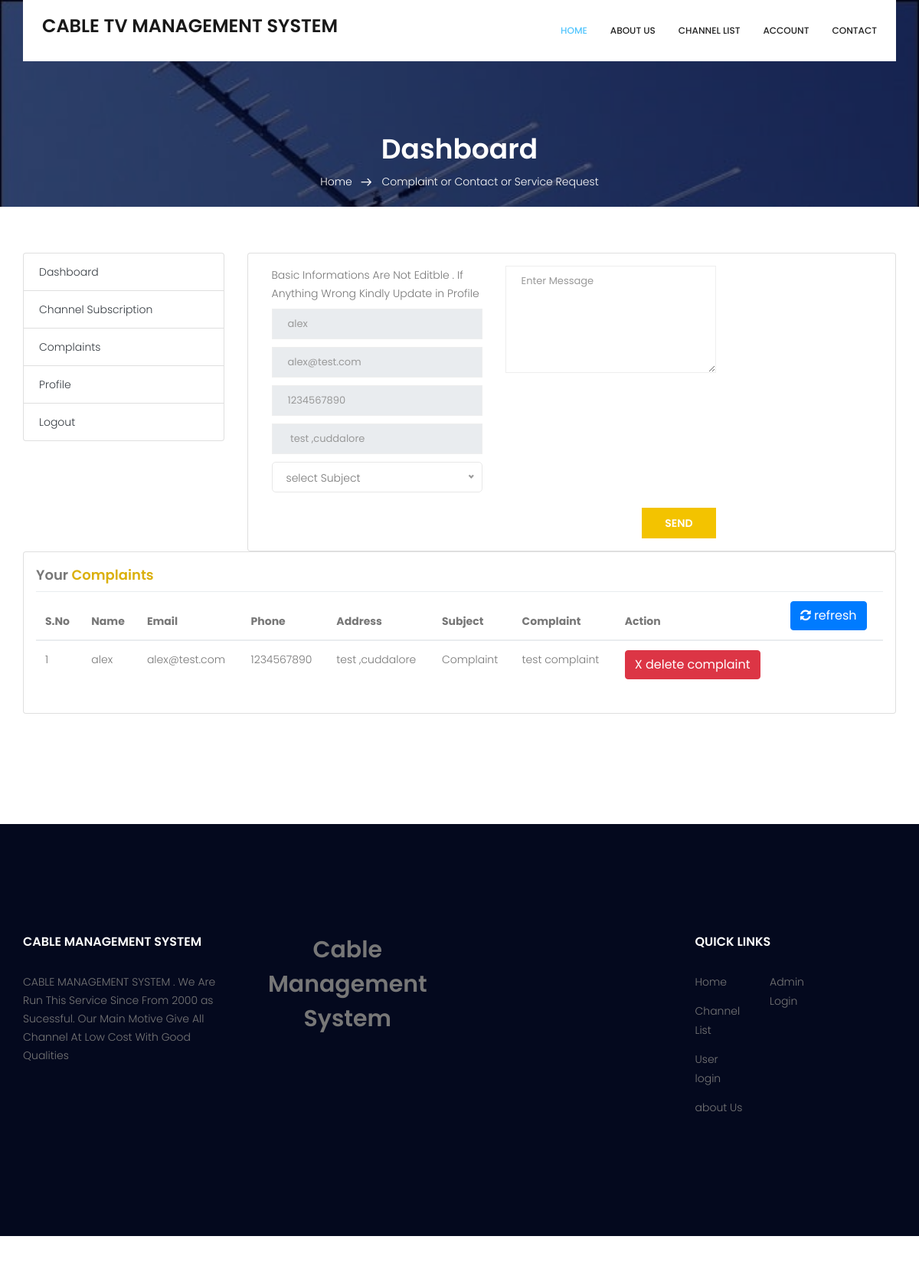
Screenshot of /complaint.php (signed in) with the database file from the repository.
### tables this page shows
CREATE TABLE `users` (
  `id` int(255) NOT NULL,
  `name` varchar(255) NOT NULL,
  `email` varchar(255) NOT NULL,
  `phone` varchar(255) NOT NULL,
  `password` varchar(255) NOT NULL,
  `created_at` timestamp NOT NULL DEFAULT CURRENT_TIMESTAMP ON UPDATE CURRENT_TIMESTAMP,
  `address` varchar(225) DEFAULT NULL
);

CREATE TABLE `complaint` (
  `id` int(11) NOT NULL,
  `name` varchar(100) NOT NULL,
  `email` varchar(100) NOT NULL,
  `mobile` bigint(20) NOT NULL,
  `subject` varchar(255) NOT NULL,
  `user_id` int(11) DEFAULT NULL,
  `address` varchar(225) DEFAULT NULL,
  `complaint` varchar(225) DEFAULT NULL
);

### complaint.php (the view, shortened to what this page needs)
<?php include("includes/header.php"); ?>
        <?php include("includes/navigation.php"); ?>
        <section class="breadcrumb_area pb-1">
            <div class="overlay bg-parallax" data-stellar-ratio="0.8" data-stellar-vertical-offset="0" data-background=""></div>
            <div class="container">
                <div class="page-cover text-center">
                    <h2 class="page-cover-tittle">Dashboard</h2>
                    <ol class="breadcrumb">
                        <li><a href="index.php">Home</a></li>
                        <li class="active"> Complaint or Contact or Service Request</li>
                    </ol>
                </div>
            </div>
        </section>
		<section class="contact_area section_gap" style="padding-top:60px;padding-bottom:60px;">
            <div class="container">
                <div class="row">
                    <div class="col-md-3">
                        <?php include("includes/sidebar.php"); ?>
                    </div>
                    <div class="col-md-9">
                        <div class="card p-3">
						 <div class="col-md-9">
                        <form class="row contact_form" action="" method="post"  >
                            <div class="col-md-6">
							<?php
    $usercomplaint = mysqli_query($connection, "SELECT * FROM users WHERE id = '" . $_SESSION['id'] . "'");
    if (mysqli_num_rows($usercomplaint) > 0) {
        while ($complaint = mysqli_fetch_array($usercomplaint)) {
            ?>		<label>Basic Informations Are Not Editble . If Anything Wrong Kindly Update in Profile</label>
                                <div class="form-group">
                                    <input type="text" class="form-control" value="<?php echo $complaint['name']; ?>"  name="name" placeholder="Enter your name" required readonly>
                                </div>
                                <div class="form-group">
                                    <input type="email" class="form-control" value="<?php echo $complaint['email']; ?>" name="email" placeholder="Enter email address"required readonly>
                                </div>
								 <div class="form-group">
                                    <input type="number" class="form-control" value="<?php echo $complaint['phone']; ?>" name="mobile" placeholder="Enter phone number"required readonly>
                                </div>
								 <div class="form-group">
                                    <input type="text" class="form-control" value="<?php echo $complaint['address']; ?>" name="address" placeholder="Enter Address"required readonly>
                                </div>
                            </div>
		<?php }
	}
		?>
                            <div class="col-md-6">
                                <div class="form-group">
                                    <textarea class="form-control" name="message"  placeholder="Enter Message"required></textarea>
                                </div>
                            </div>
                            <div class="col-md-12 text-right">
                                <button type="submit" value="submit" name="submit" class="btn theme_btn button_hover">Send </button>
                            </div>
                        </form>
                    </div>
						</div>
						</div>
						</div>
                        <div class="card p-3">
                            <h4>Your <span class="text-gold">Complaints</span></h4>
                            <div class="table-responsive">
                                <table class="table">
                                    <thead>
									 <th>S.No</th>
                                        <th>Name</th>
                                        <th>Email</th>
										<th>Phone</th>
										<th>Address</th>
                                        <th>Subject</th>
										   <th>Complaint</th>
										   <th>Action</th>
										   <th><a href="complaint.php"><button class="btn btn-primary" ><i class="fa fa-refresh" aria-hidden="true"></i>  refresh</button></a></th>
                                    </thead>
                                    <tbody>
<?php
    $usercomp = mysqli_query($connection, "SELECT * FROM complaint WHERE user_id = '" . $_SESSION['id'] . "'");
    if (mysqli_num_rows($usercomp) > 0) {
        $inc = 1;
        while ($comp = mysqli_fetch_array($usercomp)) {
            ?>
            <tr>
                <td><?php echo $inc; ?></td>
                <td><?php echo $comp['name']; ?></td>
				 <td> <?php echo $comp['email']; ?></td>
				  <td><?php echo $comp['mobile']; ?></td>
                <td><?php echo $comp['address']; ?></td>
				<td><?php echo $comp['subject']; ?></td>
				<td><?php echo $comp['complaint']; ?></td>
				<td>														<a href="complaint.php?delete=<?php echo $comp['id']; ?>" class="btn btn-danger btn-xs" onclick="return confirm('Are you sure you want to delete this?');">X delete complaint</a>
</td>
            </tr>
            <?php
            $inc++;
        }
    } else {
        echo "<tr><td>No Complaints Found!</td></tr>";
    }
?>
                                    </tbody>
                                </table>
                            </div>
                        </div>
						</div>
		<br><br>
		<br><br>
		<br><br>
        <?php include("includes/footer.php"); ?>

### css/style.css (style rules this page uses)
a { text-decoration: none; -webkit-transition: all 0.3s ease-in-out; -o-transition: all 0.3s ease-in-out; transition: all 0.3s ease-in-out; }
body { line-height: 24px; font-size: 14px; font-family: "Poppins", sans-serif; font-weight: 300; color: #777777; }
section { background: #fff; }
h1, h2, h3, h4, h5, h6 { font-family: "Poppins", sans-serif; font-weight: 600; }
@media (min-width: 1200px) { .container { max-width: 1170px; } }
.section_gap { padding: 120px 0; }
.theme_btn { font-size: 14px; line-height: 30px; text-transform: uppercase; color: #fff; font-weight: 600; background: #f3c300; padding: 5px 30px; }
.theme_btn:before { background: #f8b100; }
.button_hover { border-radius: 0px; position: relative; z-index: 1; -webkit-transition: all 0.3s linear; -o-transition: all 0.3s linear; transition: all 0.3s linear; overflow: hidden; border: 0px; display: inline-block; text-align: center; }
.button_hover:before { content: ""; width: 100%; height: 100%; left: 0; top: 0; position: absolute; -webkit-transform: translateX(-100%); -ms-transform: translateX(-100%); transform: translateX(-100%); z-index: -1; background: #f8b100; -webkit-transition: all 0.3s linear; -o-transition: all 0.3s linear; transition: all 0.3s linear; opacity: 0; }
.overlay { position: absolute; left: 0; right: 0; top: 0; height: 125%; bottom: 0; z-index: -1; }
.breadcrumb_area { position: relative; padding: 172px 0px 84px; background: #04091e; z-index: 1; overflow: hidden; }
.breadcrumb_area .bg-parallax { background: url("../image/about_banner.jpg") no-repeat scroll center 0/cover; opacity: 0.50; z-index: -1; }
.page-cover-tittle { display: block; font-size: 36px; line-height: 45px; color: #fff; }
.breadcrumb { text-align: center; background: transparent; padding: 0px; display: inline-block; }
.breadcrumb li { display: inline-block; color: #fff; }
.breadcrumb li a { color: #fff; }
.breadcrumb li + li:before { content: "\e87a"; font-family: 'Linearicons-Free'; font-size: 14px; font-weight: 600; vertical-align: middle; margin: 0px 10px 0px 7px; }
.contact_form .form-group { margin-bottom: 10px; }
.contact_form .form-group .form-control { font-size: 13px; line-height: 26px; color: #999; border: 1px solid #eeeeee; font-family: "Poppins", sans-serif; border-radius: 0px; padding-left: 20px; }
.contact_form .form-group textarea.form-control { height: 140px; }
.contact_form .theme_btn { margin-top: 20px; cursor: pointer; }
h2 { font-size: 30px; }
h4 { font-size: 18px; }
h1, h2, h3, h4, h5, h6 { line-height: 1.5em; }
.text-gold { color: #dbb00c !important; }

### rows the page displays
users: name "alex", email "alex@test.com", mobile "1234567890", address "test ,cuddalore"
complaint: name "alex", email "alex@test.com", mobile "1234567890", address "test ,cuddalore", subject "Complaint", complaint "test complaint"
